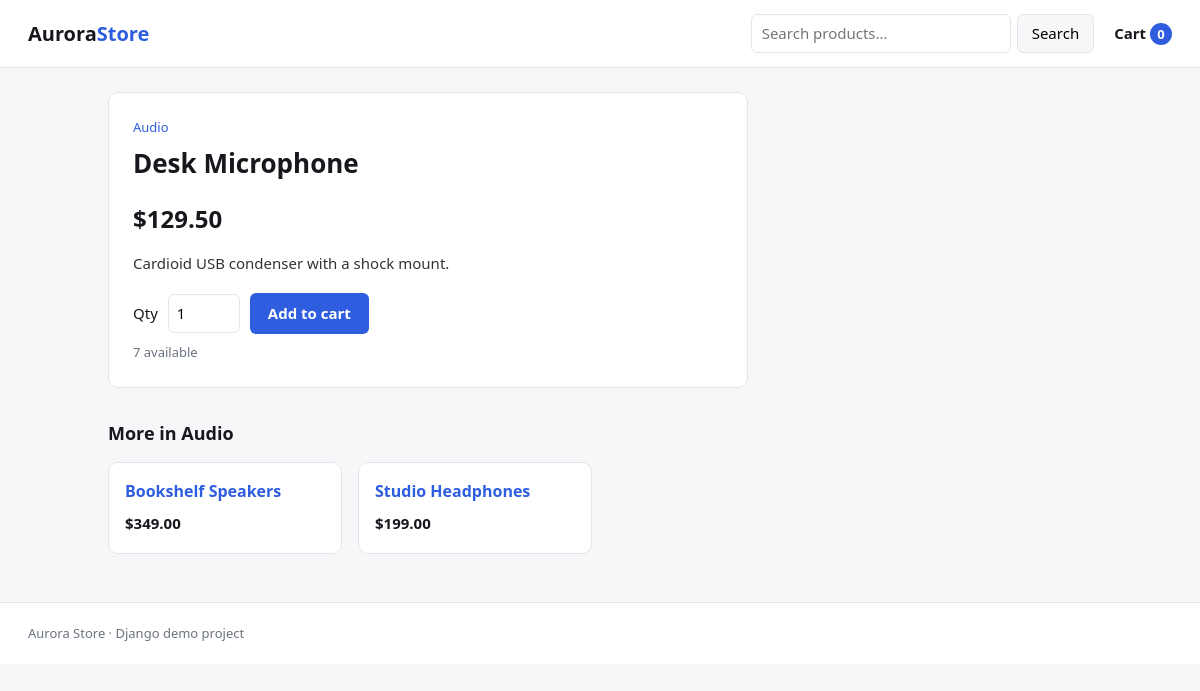
/product/desk-microphone/, run on the app's committed database.
### catalog/models.py (models this page shows, shortened)
class Product(models.Model):
    category = models.ForeignKey(
        Category, related_name="products", on_delete=models.PROTECT
    )
    name = models.CharField(max_length=200)
    slug = models.SlugField(max_length=200, unique=True)
    description = models.TextField(blank=True)
    price = models.DecimalField(max_digits=10, decimal_places=2)
    stock = models.PositiveIntegerField(default=0)
    is_active = models.BooleanField(default=True)
    created_at = models.DateTimeField(auto_now_add=True)
    updated_at = models.DateTimeField(auto_now=True)
    objects = ProductQuerySet.as_manager()
    class Meta:
        ordering = ["name"]
        indexes = [
            models.Index(fields=["is_active", "stock"]),
            models.Index(fields=["category", "name"]),
        ]
        constraints = [
            models.CheckConstraint(
                condition=models.Q(price__gte=Decimal("0.00")),
                name="product_price_non_negative",
            )
        ]
    @property
    def in_stock(self):
        return self.is_active and self.stock > 0
    def get_absolute_url(self):
        return reverse("catalog:product_detail", args=[self.slug])

class Category(models.Model):
    name = models.CharField(max_length=100, unique=True)
    slug = models.SlugField(max_length=100, unique=True)
    class Meta:
        ordering = ["name"]
        verbose_name_plural = "categories"
    def get_absolute_url(self):
        return reverse("catalog:product_list_by_category", args=[self.slug])

### catalog/views.py (the view)
# urls.py: path("product/<slug:slug>/", views.product_detail, name="product_detail"),
def product_detail(request, slug):
    product = get_object_or_404(
        Product.objects.select_related("category"), slug=slug, is_active=True
    )
    related = (
        Product.objects.available()
        .filter(category=product.category)
        .exclude(pk=product.pk)[:3]
    )
    return render(
        request,
        "catalog/product_detail.html",
        {"product": product, "related_products": related},
    )

### cart/cart.py (called while the page is built)
    def __len__(self):
        return sum(item["quantity"] for item in self.cart.values())

### cart/context_processors.py (called while the page is built)
def cart_summary(request):
    cart = Cart(request)
    return {"cart": cart, "cart_item_count": len(cart)}

### catalog/models.py (called while the page is built)
    def available(self):
        return self.filter(is_active=True, stock__gt=0)

### templates/catalog/product_detail.html (shortened to what this page needs)
{% extends "base.html" %}
{% block content %}
<article class="detail">
  <p class="crumb"><a href="{{ product.category.get_absolute_url }}">{{ product.category.name }}</a></p>
  <h1>{{ product.name }}</h1>
  <p class="price big">${{ product.price }}</p>
  <p class="desc">{{ product.description }}</p>
  {% if product.in_stock %}
    <form action="{% url 'cart:cart_add' product.id %}" method="post" class="add-form">
      <label for="id_quantity">Qty</label>
      <input type="number" name="quantity" id="id_quantity" value="1" min="1" max="20">
      <button type="submit" class="btn">Add to cart</button>
    </form>
    <p class="stock">{{ product.stock }} available</p>
  {% else %}
    <p class="out">Out of stock</p>
  {% endif %}
</article>
{% if related_products %}
  <section class="related">
    <h2>More in {{ product.category.name }}</h2>
    <div class="grid">
      {% for p in related_products %}
        <article class="card">
          <h3><a href="{{ p.get_absolute_url }}">{{ p.name }}</a></h3>
          <p class="price">${{ p.price }}</p>
        </article>
      {% endfor %}
    </div>
  </section>
{% endif %}
{% endblock %}

### static/css/site.css (style rules this page uses)
:root { --bg: #f7f7f9; --panel: #ffffff; --ink: #16181d; --muted: #6b7280; --line: #e3e5ea; --accent: #2f5de0; --accent-ink: #ffffff; --danger: #b4232a; --ok: #10663f; }
* { box-sizing: border-box; }
body { margin: 0; background: var(--bg); color: var(--ink); font: 15px/1.55 system-ui, -apple-system, "Segoe UI", Roboto, sans-serif; }
a { color: var(--accent); text-decoration: none; }
.search button, .btn, .link-btn { font: inherit; cursor: pointer; }
h1 { font-size: 26px; margin: 0 0 16px; }
h2 { font-size: 18px; }
.grid { display: grid; gap: 16px; grid-template-columns: repeat(auto-fill, minmax(210px, 1fr)); }
.card { background: var(--panel); border: 1px solid var(--line); border-radius: 10px; padding: 16px; }
.card h3 { margin: 0 0 6px; font-size: 16px; }
.price { font-weight: 700; margin: 8px 0 2px; }
.price.big { font-size: 24px; }
.stock { color: var(--muted); font-size: 13px; margin: 0; }
.detail { background: var(--panel); border: 1px solid var(--line); border-radius: 10px; padding: 24px; max-width: 640px; }
.crumb { margin: 0 0 6px; font-size: 13px; }
.desc { color: #333; }
.add-form { display: flex; align-items: center; gap: 10px; margin: 18px 0 8px; }
.add-form input[type="number"] { width: 72px; padding: 7px 8px; border: 1px solid var(--line); border-radius: 6px; font: inherit; }
.related { margin-top: 32px; }
.btn { display: inline-block; padding: 9px 18px; border: 0; border-radius: 6px; background: var(--accent); color: var(--accent-ink); font-weight: 600; }

### data on the page
Product: category.name "Audio", name "Desk Microphone", price "129.50", description "Cardioid USB condenser with a shock mount.", stock "7"
Product: name "Bookshelf Speakers", price "349.00"
Product: name "Studio Headphones", price "199.00"

### other printed values
{{ cart_item_count }} "0"
